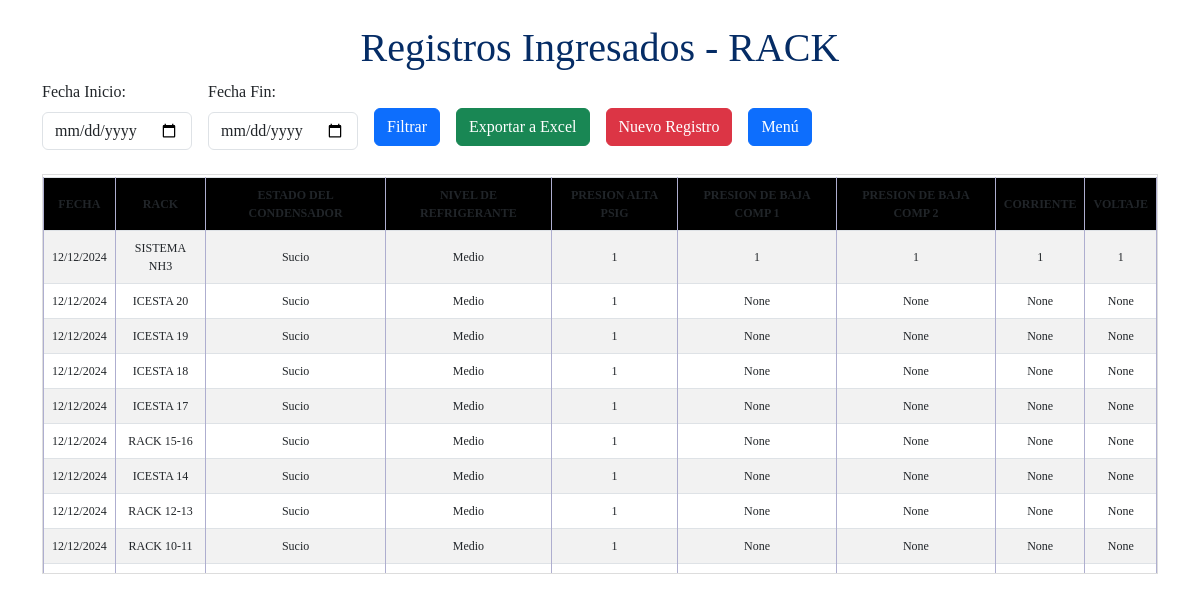
Page /visualizar/ on the committed database.
### myapp/models.py (models this page shows, shortened)
class RegistroRacks(models.Model):
    RACKS = [
        ('ICESTA 1','ICESTA 1'),
        ('ICESTA 2','ICESTA 2'),
        ('ICESTA 3','ICESTA 3'),
        ('ICESTA 4','ICESTA 4'),
        ('ICESTA 5','ICESTA 5'),
        ('ICESTA 6','ICESTA 6'),
        ('RACK 7','RACK 7'),
        ('ICESTA 8','ICESTA 8'),
        ('ICESTA 9','ICESTA 9'),
        ('RACK 10-11','RACK 10-11'),
        ('RACK 12-13','RACK 12-13'),
        ('ICESTA 14','ICESTA 14'),
        ('RACK 15-16','RACK 15-16'),
        ('ICESTA 17','ICESTA 17'),
        ('ICESTA 18','ICESTA 18'),
        ('ICESTA 19','ICESTA 19'),
        ('ICESTA 20','ICESTA 20'),
        ('SISTEMA NH3','SISTEMA NH3'),
    ]
    Estado =[
        ('Muy Sucio', 'Muy Sucio'),
        ('Sucio', 'Sucio'),
        ('Limpio', 'Limpio'),
    ]
    Niveles = [
        ('Alto', 'Alto'),
        ('Medio', 'Medio'),
        ('Bajo', 'Bajo'),
    ]
    FECHA = models.DateField(auto_now_add=True)
    HORA = models.TimeField(auto_now_add=True)
    RACKS = models.CharField(max_length=100, choices=RACKS , default='ICESTA 1')
    ESTADO_DEL_CONDENSADOR = models.CharField(max_length=20, choices=Estado,default='Sucio')
    NIVEL_DE_REFRIGERANTE = models.CharField(max_length=20, choices=Niveles, default='Medio')
    PRESION_ALTA_PSIG = models.PositiveIntegerField()
    PRESION_DE_BAJA_COMP_1 = models.PositiveIntegerField(null=True,blank=True)
    PRESION_DE_BAJA_COMP_2 = models.PositiveIntegerField(null=True,blank=True)
    CORRIENTE = models.PositiveIntegerField(null=True,blank=True)
    VOLTAJE = models.PositiveIntegerField(null=True,blank=True)
    class Meta:
        constraints = [
            models.UniqueConstraint(fields=['RACKS', 'FECHA'], name='unique_rack_per_day')
        ]

### myapp/views.py (the view, shortened to what this page needs)
# urls.py: path('visualizar/', views.visualizar_registros_racks, name='visualizar_registros_racks'),
def visualizar_registros_racks(request):
    fecha_inicio = request.GET.get('fecha_inicio')
    fecha_fin = request.GET.get('fecha_fin')
    if fecha_inicio and fecha_fin:
        registros = RegistroRacks.objects.filter(FECHA__range=[fecha_inicio, fecha_fin]).order_by('-FECHA').order_by('-HORA')[:27]
    else:
        registros = RegistroRacks.objects.all().order_by('FECHA').order_by('-FECHA').order_by('-HORA')[:27]
    return render(request, 'mi_app/visualizar_racks.html', {'registros': registros})

### myapp/templates/mi_app/visualizar_racks.html (shortened to what this page needs)
{% load static %}
<!DOCTYPE html>
<html lang="en">
<head>
    <link href="https://cdn.jsdelivr.net/npm/bootstrap@5.3.0-alpha1/dist/css/bootstrap.min.css" rel="stylesheet">
    <link rel="stylesheet" href="{% static 'visu.css' %}">
</head>
<body>
    <div class="container mt-4">
        <div class="text-center">
            <h1 class="text-primary-emphasis">Registros Ingresados - RACK</h1>
        </div>
        <form method="GET" action="{% url 'visualizar_registros_racks' %}" class="row g-3 align-items-center mb-4">
            <div class="col-auto">
                <label for="fecha_inicio" class="form-label">Fecha Inicio:</label>
                <input type="date" id="fecha_inicio" name="fecha_inicio" class="form-control" value="{{ request.GET.fecha_inicio }}">
            </div>
            <div class="col-auto">
                <label for="fecha_fin" class="form-label">Fecha Fin:</label>
                <input type="date" id="fecha_fin" name="fecha_fin" class="form-control" value="{{ request.GET.fecha_fin }}">
            </div>
            <div class="col-auto">
                <button type="submit" class="btn btn-primary mt-4">Filtrar</button>
            </div>
            <div class="col-auto">
                <button type="submit" name="exportar" value="excel" class="btn btn-success mt-4">Exportar a Excel</button>
            </div>
            <div class="col-auto">
                <a href="{% url 'registro_racks' %}"><button type="button" class="btn btn-danger mt-4">Nuevo Registro</button></a>
            </div>
            <div class="col-auto">
                <a href="{% url 'registro_list' %}"><button type="button" class="btn btn-primary mt-4">Menú</button></a>
            </div>
        </form>
    <div style="max-height: 400px; overflow-y: auto; border: 1px solid #ddd;">
        <table class="table table-bordered table-striped">
            <thead>
                <tr>
                    <th>FECHA</th>
                    <th>RACK</th>
                    <th>ESTADO DEL CONDENSADOR</th>
                    <th>NIVEL DE REFRIGERANTE</th>
                    <th>PRESION ALTA PSIG</th>
                    <th>PRESION DE BAJA COMP 1</th>
                    <th>PRESION DE BAJA COMP 2</th>
                    <th>CORRIENTE</th>
                    <th>VOLTAJE</th>
                </tr>
            </thead>
            <tbody>
                {% for registro in registros %}
                    <tr>
                        <td>{{ registro.FECHA|date:"d/m/Y" }}</td>
                        <td>{{ registro.RACKS }}</td>
                        <td>{{ registro.ESTADO_DEL_CONDENSADOR }}</td>
                        <td>{{ registro.NIVEL_DE_REFRIGERANTE }}</td>
                        <td>{{ registro.PRESION_ALTA_PSIG }}</td>
                        <td>{{ registro.PRESION_DE_BAJA_COMP_1 }}</td>
                        <td>{{ registro.PRESION_DE_BAJA_COMP_2 }}</td>
                        <td>{{ registro.CORRIENTE }}</td>
                        <td>{{ registro.VOLTAJE }}</td>
                    </tr>
                {% empty %}
                    <tr>
                        <td colspan="9" class="text-center">No hay registros disponibles.</td>
                    </tr>
                {% endfor %}
            </tbody>
        </table>
    </div>
    </div>
</body>
</html>

### myapp/static/visu.css (style rules this page uses)
body { font-family: 'Times New Roman', Times, serif; margin: 20; background-color: #FFFFFF; }
table { margin: 2px auto; width: 100%; border-collapse: collapse; }
th,td { border: 1px solid rgb(174, 174, 207); padding: 1rem; text-align: center; font-size: 12px; vertical-align: middle; }
thead { background-color: rgb(0, 0, 0); color: rgb(255, 255, 255); font-size: 68%; text-align: center; }

### myapp/templates/mi_app/visualizar_racks.html (style rules this page uses)
div[style*="max-height"] { position: relative; }
.table thead th { position: sticky; top: 0; background-color: #000000; z-index: 2; }

### rows in the picture
RegistroRacks: FECHA "12/12/2024", RACKS "SISTEMA NH3", ESTADO_DEL_CONDENSADOR "Sucio", NIVEL_DE_REFRIGERANTE "Medio", PRESION_ALTA_PSIG "1", PRESION_DE_BAJA_COMP_1 "1", PRESION_DE_BAJA_COMP_2 "1", CORRIENTE "1", VOLTAJE "1"
RegistroRacks: FECHA "12/12/2024", RACKS "ICESTA 20", ESTADO_DEL_CONDENSADOR "Sucio", NIVEL_DE_REFRIGERANTE "Medio", PRESION_ALTA_PSIG "1", PRESION_DE_BAJA_COMP_1 "None", PRESION_DE_BAJA_COMP_2 "None", CORRIENTE "None", VOLTAJE "None"
RegistroRacks: FECHA "12/12/2024", RACKS "ICESTA 19", ESTADO_DEL_CONDENSADOR "Sucio", NIVEL_DE_REFRIGERANTE "Medio", PRESION_ALTA_PSIG "1", PRESION_DE_BAJA_COMP_1 "None", PRESION_DE_BAJA_COMP_2 "None", CORRIENTE "None", VOLTAJE "None"
RegistroRacks: FECHA "12/12/2024", RACKS "ICESTA 18", ESTADO_DEL_CONDENSADOR "Sucio", NIVEL_DE_REFRIGERANTE "Medio", PRESION_ALTA_PSIG "1", PRESION_DE_BAJA_COMP_1 "None", PRESION_DE_BAJA_COMP_2 "None", CORRIENTE "None", VOLTAJE "None"
RegistroRacks: FECHA "12/12/2024", RACKS "ICESTA 17", ESTADO_DEL_CONDENSADOR "Sucio", NIVEL_DE_REFRIGERANTE "Medio", PRESION_ALTA_PSIG "1", PRESION_DE_BAJA_COMP_1 "None", PRESION_DE_BAJA_COMP_2 "None", CORRIENTE "None", VOLTAJE "None"
RegistroRacks: FECHA "12/12/2024", RACKS "RACK 15-16", ESTADO_DEL_CONDENSADOR "Sucio", NIVEL_DE_REFRIGERANTE "Medio", PRESION_ALTA_PSIG "1", PRESION_DE_BAJA_COMP_1 "None", PRESION_DE_BAJA_COMP_2 "None", CORRIENTE "None", VOLTAJE "None"
RegistroRacks: FECHA "12/12/2024", RACKS "ICESTA 14", ESTADO_DEL_CONDENSADOR "Sucio", NIVEL_DE_REFRIGERANTE "Medio", PRESION_ALTA_PSIG "1", PRESION_DE_BAJA_COMP_1 "None", PRESION_DE_BAJA_COMP_2 "None", CORRIENTE "None", VOLTAJE "None"
RegistroRacks: FECHA "12/12/2024", RACKS "RACK 12-13", ESTADO_DEL_CONDENSADOR "Sucio", NIVEL_DE_REFRIGERANTE "Medio", PRESION_ALTA_PSIG "1", PRESION_DE_BAJA_COMP_1 "None", PRESION_DE_BAJA_COMP_2 "None", CORRIENTE "None", VOLTAJE "None"
RegistroRacks: FECHA "12/12/2024", RACKS "RACK 10-11", ESTADO_DEL_CONDENSADOR "Sucio", NIVEL_DE_REFRIGERANTE "Medio", PRESION_ALTA_PSIG "1", PRESION_DE_BAJA_COMP_1 "None", PRESION_DE_BAJA_COMP_2 "None", CORRIENTE "None", VOLTAJE "None"
